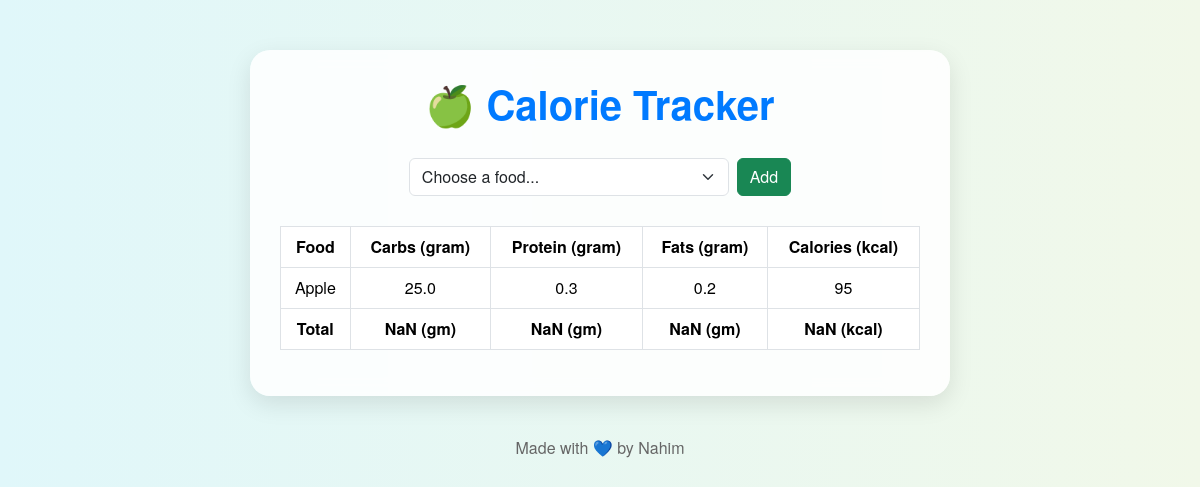
Page /foods/ (signed in) on the earlier database version.
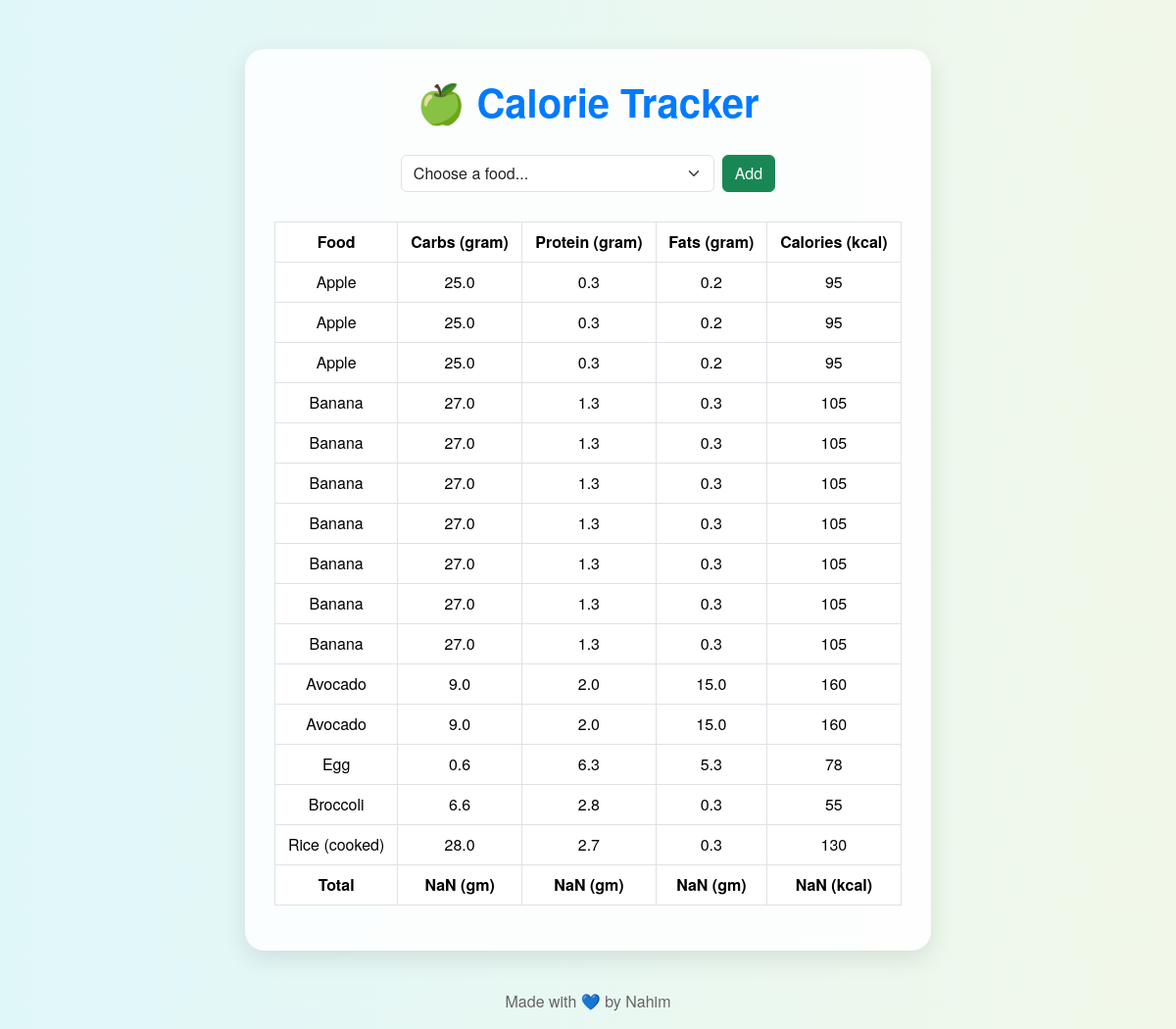
Same page on the later database version.
### myapp/models.py (models this page shows, shortened)
class Consume(models.Model):
    user = models.ForeignKey(User, on_delete=models.CASCADE)
    food_consumed = models.ForeignKey(Food,on_delete=models.CASCADE)

class Food(models.Model):
    name = models.CharField(max_length=100)
    carbs = models.FloatField()
    protein = models.FloatField()
    fats = models.FloatField()
    calories = models.IntegerField()

### myapp/views.py (the view)
# urls.py: path('foods/',views.index,name='index'),
def index(request):
    if request.method == "POST":
        food_consumed = request.POST['food_consumed']
        consume = Food.objects.get(name=food_consumed)
        user = request.user
        consume = Consume(user=user,food_consumed=consume)
        consume.save()
        return redirect('index')
        foods = Food.objects.all()
    else:
        foods = Food.objects.all()
    consumed_food =  Consume.objects.filter(user=request.user)
    return render(request, 'myapp/index.html', {
        "foods": foods,
        "consumed_food": consumed_food
    })

### myapp/templates/myapp/index.html (shortened to what this page needs)
<!DOCTYPE html>
<html lang="en">
<head>
    <link href="https://cdn.jsdelivr.net/npm/bootstrap@5.3.3/dist/css/bootstrap.min.css" rel="stylesheet">
</head>
<body>
    <div class="container">
        <h1>🍏 Calorie Tracker</h1>
        <form method="POST" class="d-flex justify-content-center align-items-center gap-2">
            <select name="food_consumed" id="food_consumed" class="form-select w-50">
                <option selected disabled>Choose a food...</option>
            </select>
            <button type="submit" class="btn btn-success">Add</button>
        </form>
        <table id="table" class="table table-bordered table-hover text-center">
            <thead>
                 <th>Food</th>
                <th>Carbs (gram)</th>
                <th>Protein (gram)</th>
                <th>Fats (gram)</th>
                <th>Calories (kcal)</th>
            </thead>
            <tbody>
                {% for c in consumed_food %}
                <tr>
                    <td>{{ c.food_consumed.name }}</td>
                    <td>{{ c.food_consumed.carbs }}</td>
                    <td>{{ c.food_consumed.protein }}</td>
                    <td>{{ c.food_consumed.fats }}</td>
                    <td>{{ c.food_consumed.calories }}</td>
                </tr>
                {% empty %}
                <tr>
                    <td colspan="5">No food consumed yet 🍽️</td>
                </tr>
                {% endfor %}
                <tr>
                    <td id="name"><b>Total</b></td>
                    <td id="totalCarbs"><b></b></td>
                    <td id="totalProtein"><b></b></td>
                    <td id="totalFats"><b></b></td>
                    <td id="totalCalories"><b></b></td>
                </tr>
            </tbody>
        </table>
    </div>
    <div class="footer">
        <p>Made with 💙 by Nahim</p>
    </div>
</body>
</html>

Differences in the rows shown:
added Consume: food_consumed.name "Apple", food_consumed.carbs "25.0", food_consumed.protein "0.3", food_consumed.fats "0.2", food_consumed.calories "95"
added Consume: food_consumed.name "Apple", food_consumed.carbs "25.0", food_consumed.protein "0.3", food_consumed.fats "0.2", food_consumed.calories "95"
added Consume: food_consumed.name "Banana", food_consumed.carbs "27.0", food_consumed.protein "1.3", food_consumed.fats "0.3", food_consumed.calories "105"
added Consume: food_consumed.name "Banana", food_consumed.carbs "27.0", food_consumed.protein "1.3", food_consumed.fats "0.3", food_consumed.calories "105"
added Consume: food_consumed.name "Banana", food_consumed.carbs "27.0", food_consumed.protein "1.3", food_consumed.fats "0.3", food_consumed.calories "105"
added Consume: food_consumed.name "Banana", food_consumed.carbs "27.0", food_consumed.protein "1.3", food_consumed.fats "0.3", food_consumed.calories "105"
added Consume: food_consumed.name "Banana", food_consumed.carbs "27.0", food_consumed.protein "1.3", food_consumed.fats "0.3", food_consumed.calories "105"
added Consume: food_consumed.name "Banana", food_consumed.carbs "27.0", food_consumed.protein "1.3", food_consumed.fats "0.3", food_consumed.calories "105"
added Consume: food_consumed.name "Banana", food_consumed.carbs "27.0", food_consumed.protein "1.3", food_consumed.fats "0.3", food_consumed.calories "105"
added Consume: food_consumed.name "Avocado", food_consumed.carbs "9.0", food_consumed.protein "2.0", food_consumed.fats "15.0", food_consumed.calories "160"
added Consume: food_consumed.name "Avocado", food_consumed.carbs "9.0", food_consumed.protein "2.0", food_consumed.fats "15.0", food_consumed.calories "160"
added Consume: food_consumed.name "Egg", food_consumed.carbs "0.6", food_consumed.protein "6.3", food_consumed.fats "5.3", food_consumed.calories "78"
added Consume: food_consumed.name "Broccoli", food_consumed.carbs "6.6", food_consumed.protein "2.8", food_consumed.fats "0.3", food_consumed.calories "55"
added Consume: food_consumed.name "Rice (cooked)", food_consumed.carbs "28.0", food_consumed.protein "2.7", food_consumed.fats "0.3", food_consumed.calories "130"
